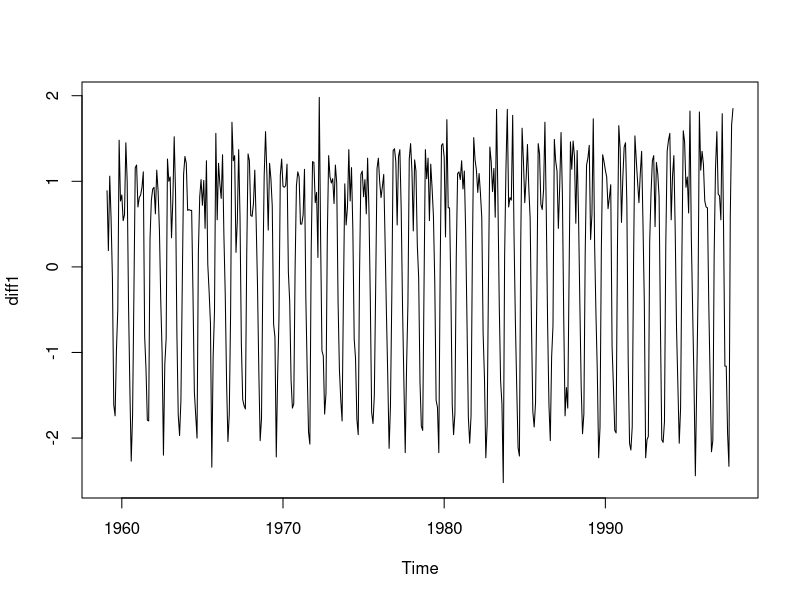
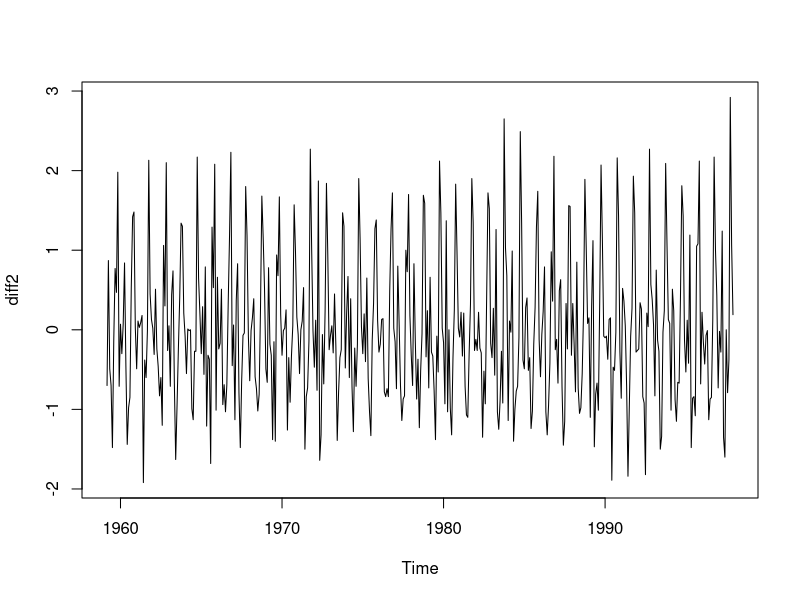
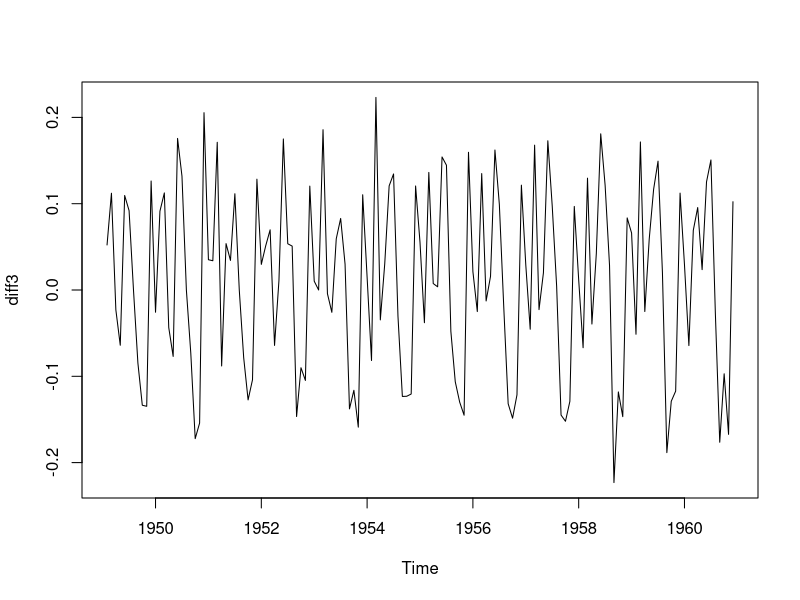
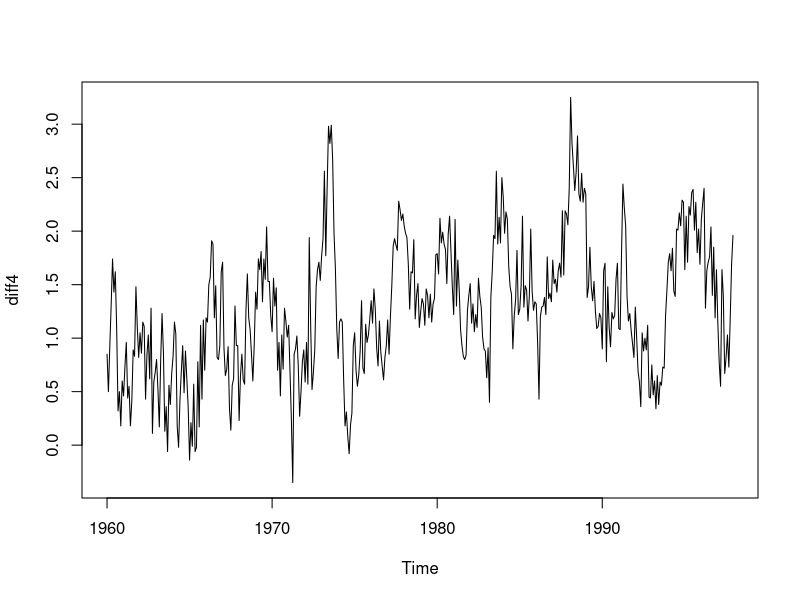
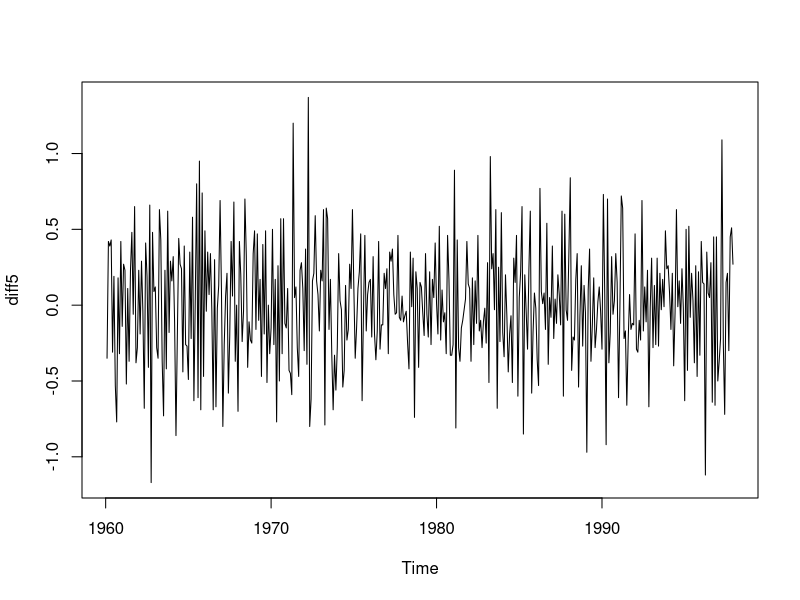
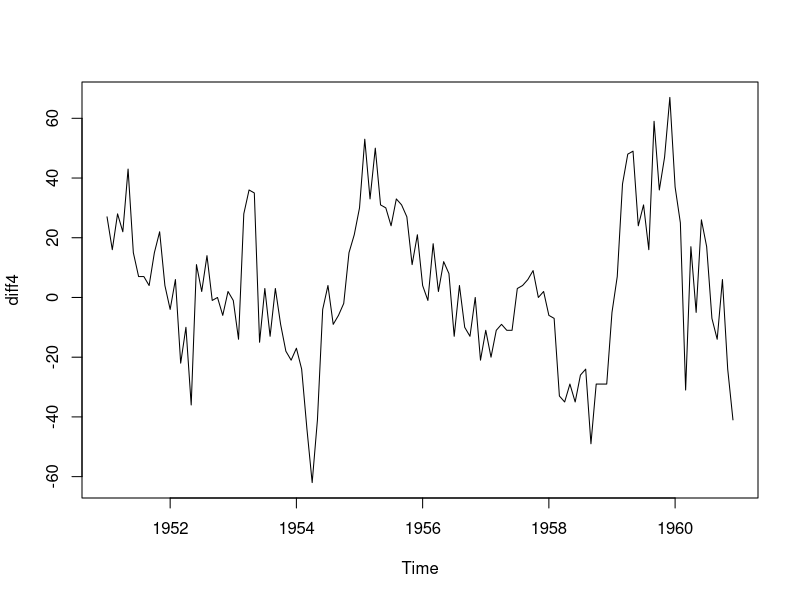
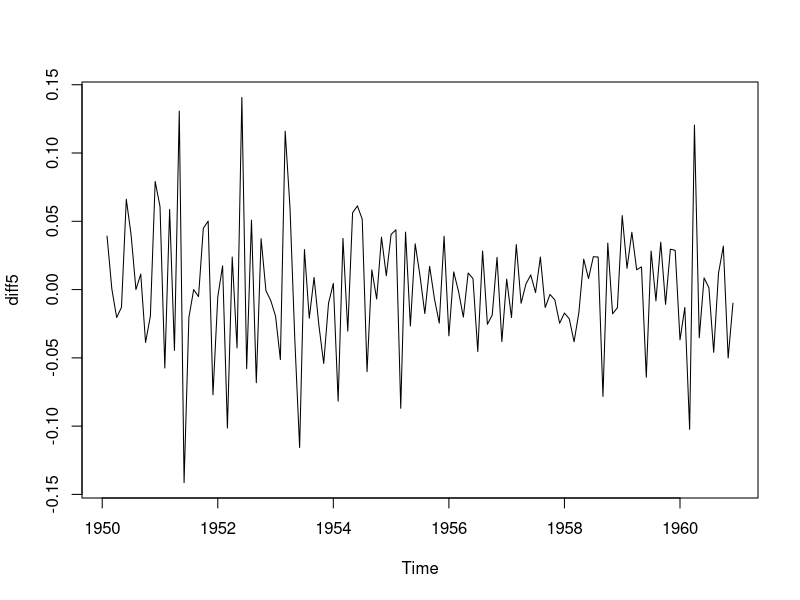
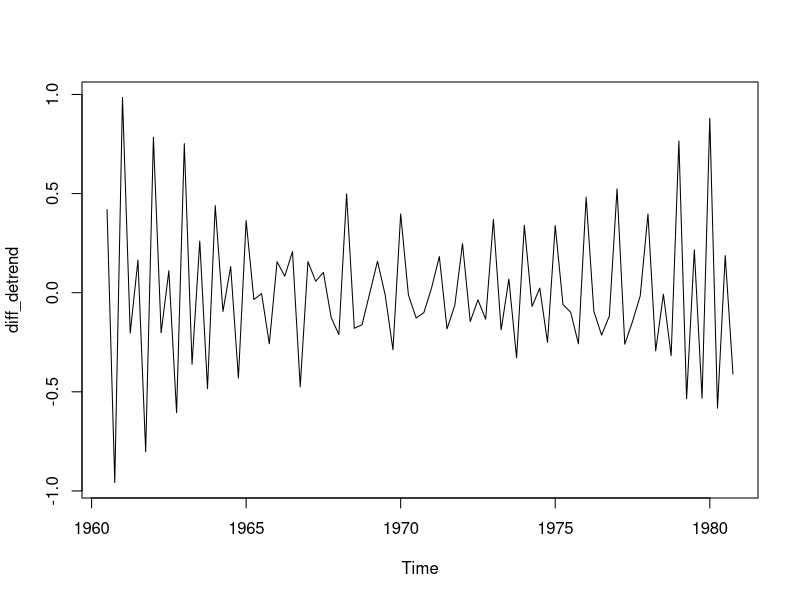

Generate these figures, in order, with R:
co2
#Removing Trend
diff1 = diff(co2,lag=1,differences = 1)
plot(diff1)

diff2 = diff(diff1,lag=1,differences = 1)
plot(diff2)

data_trans = log(AirPassengers)# if trend is non linear so we take order 2 or if we still see an upward trend we keep increasing the order
#we transform the data as its a multipicative model and so we make it additive to do difference
diff3 = diff(data_trans,lag=1,differences = 1)
plot(diff3)

#Removing seasonal component

diff4 = diff(co2,lag=12,differences = 1)
plot(diff4)# only desasonalized
diff5 = diff(diff1,lag=12,differences = 1)
plot(diff5)#Deseasonalized and detrended

diff4 = diff(AirPassengers,lag=12,differences = 2)
plot(diff4)# only desasonalized
diff5 = diff(diff3,lag=12,differences = 1)
plot(diff5)#Deseasonalized and detrended after transformation


data_trans1=log(JohnsonJohnson)
diff_detrend = diff(data_trans1,lag=1,differences = 2)
plot(diff_detrend)
diff_detrend_deseason = diff(diff_detrend,lag=12,differences=2)
plot(diff_detrend_deseason)
